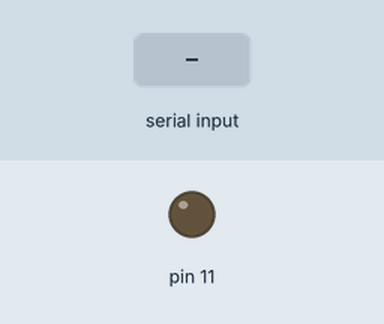
This sketch was run on a simulated Arduino Uno, built with avr-gcc and run on an emulated ATmega328P. Parts: output pins drawn as LEDs (lit = HIGH). Inputs (shaded band) come from the test bench.

Above: at 1.2 s.
1.3 s: "2\n" received over Serial
At 3.0 s:
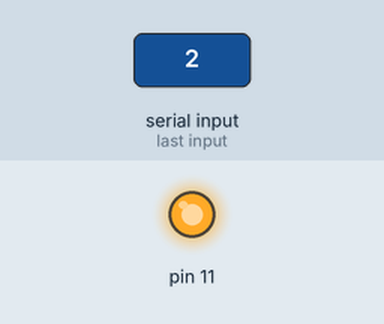
4.3 s: "3\n" received over Serial
7.3 s: "0\n" received over Serial
At 9.2 s:
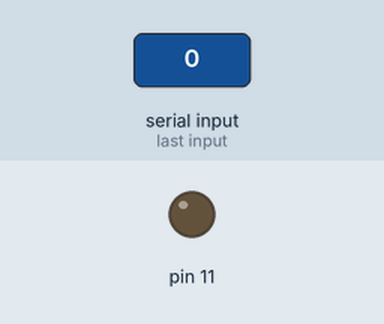
Timing chart, 0 to 10.7 s (numbered marks = the images above; inputs shaded):
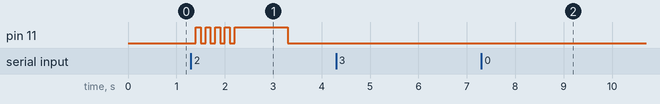

Measured:
- after the input at 1.3 s, pin 11: goes 4 × (HIGH 0.10 s, LOW 0.10 s), HIGH 1.1 s, then LOW, starting after 0.10 s
- after the input at 7.3 s, pin 11: stays LOW (without the input it goes to HIGH after 1.6 s)

The sketch:

pyhands.ino
```cpp
int state;

void setup()
{
  pinMode(11, OUTPUT);
  Serial.begin(9600);
}

void loop()
{

  if(Serial.available())
  {
    state = Serial.parseInt();

    switch(state)
    {
      case 0:
        digitalWrite(11, LOW);
        break;

      case 1:
        digitalWrite(11, HIGH);
        break;

      case 2:
        for(int i=0; i < 5; i++)
        {
          digitalWrite(11, LOW);
          delay(100);
          digitalWrite(11, HIGH);
          delay(100);
        }
          break;

      case 3:
        for(int i=0; i<3; i++)
        {
          for(int j=0; j < 255; j++)
          {
            analogWrite(11, j);
            delay(3);
          }
          delay(3);
          for(int k=255; k > 0; k--)
          {
            analogWrite(11, k);
            delay(3);
          }
        }
          break;

    }
  }
  delay(1);
}
```
